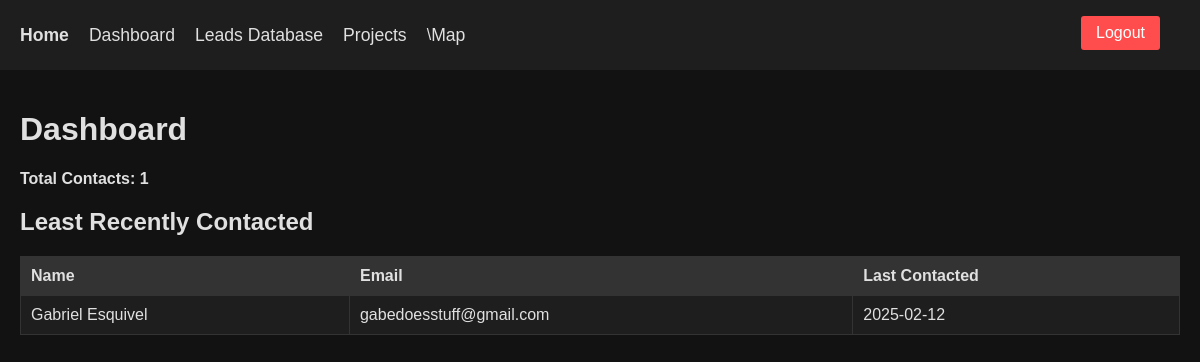
Page /dashboard (signed in) on the earlier database version.
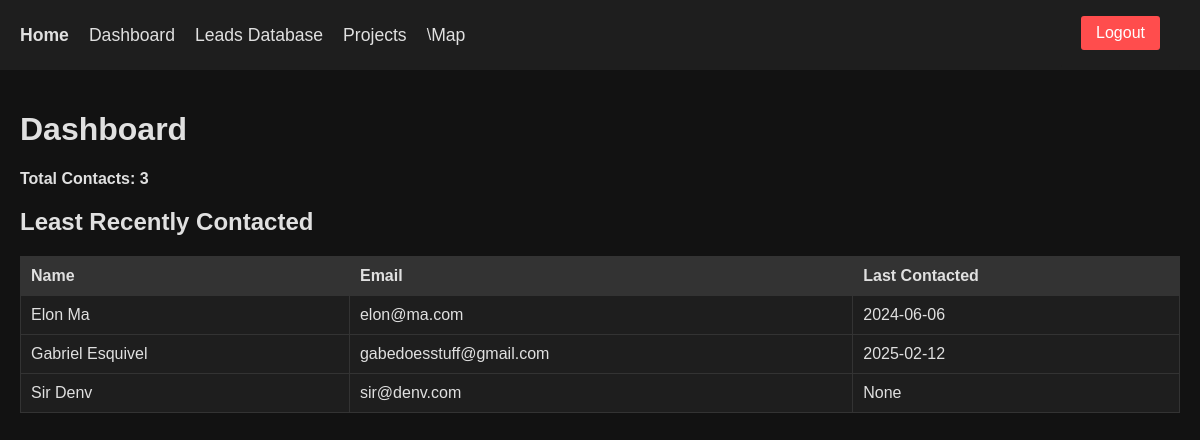
Same page on the later database version.
### app.py (models this page shows, shortened)
class Contact(db.Model):
    id = db.Column(db.Integer, primary_key=True)
    first_name = db.Column(db.String(100), nullable=False)
    last_name = db.Column(db.String(100), nullable=False)
    phone = db.Column(db.String(20))
    email = db.Column(db.String(100))
    last_contacted = db.Column(db.String(100))
    project_id = db.Column(db.Integer, db.ForeignKey('project.id'), nullable=True)

### app.py (the view)
@app.route('/dashboard')
@login_required
def dashboard():
    contacts = Contact.query.order_by(Contact.last_contacted.asc().nullsfirst()).limit(5).all()
    total_contacts = Contact.query.count()
    return render_template('dashboard.html', total_contacts=total_contacts, least_recently_contacted=contacts)

### app.py (called while the page is built)
def login_required(f):
    @wraps(f)
    def decorated_function(*args, **kwargs):
        if not session.get('logged_in'):
            flash("Please log in first.", "warning")
            return redirect(url_for('login'))
        return f(*args, **kwargs)
    return decorated_function

### templates/dashboard.html (shortened to what this page needs)
{% extends "base.html" %}
{% block content %}
  <h1>Dashboard</h1>
  <b>Total Contacts: {{ total_contacts }}</b>
  <h2>Least Recently Contacted</h2>
  <table border="1">
    <tr>
      <th>Name</th>
      <th>Email</th>
      <th>Last Contacted</th>
    </tr>
    {% for contact in least_recently_contacted %}
      <tr>
        <td>{{ contact.first_name }} {{ contact.last_name }}</td>
        <td>{{ contact.email if contact.email else "No Email" }}</td>
        <td>{{ contact.last_contacted if contact.last_contacted else "Never Contacted" }}</td>
      </tr>
    {% endfor %}
  </table>
{% endblock %}

Differences in the rows shown:
added Contact: first_name "Elon", last_name "Ma", email "elon@ma.com", last_contacted "2024-06-06"
added Contact: first_name "Sir", last_name "Denv", email "sir@denv.com", last_contacted "None"
Other differences:
{{ total_contacts }}: "1" → "3"
